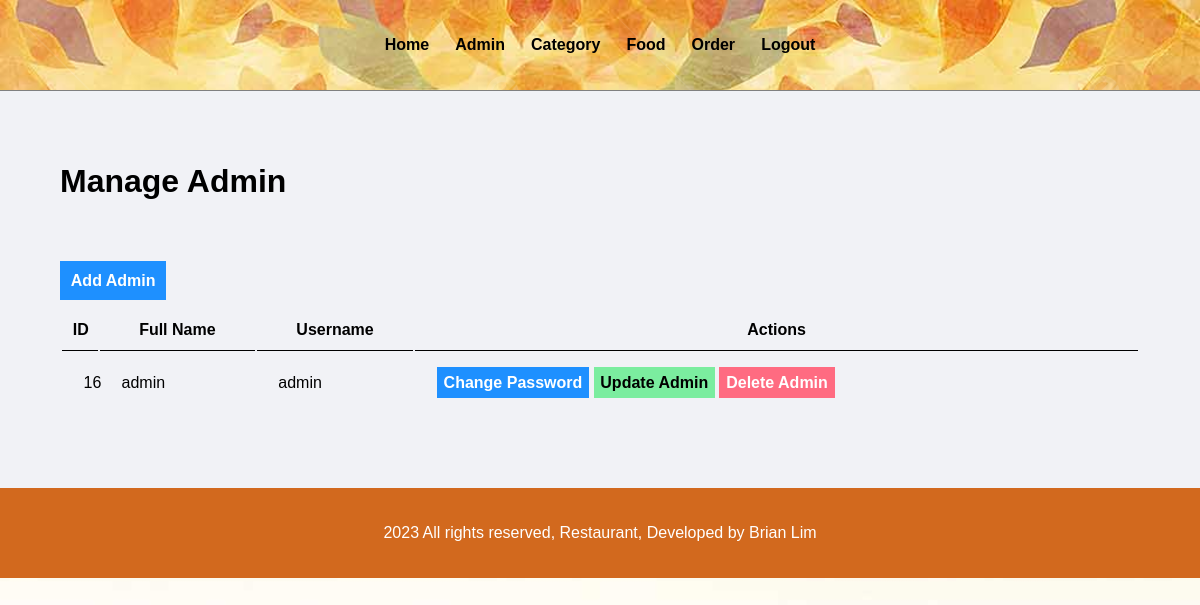
Screenshot of /food-menu-2/admin/manage-admin.php (signed in) with the database file from the repository.
### tables this page shows
CREATE TABLE `table_admin` (
  `id` int(10) UNSIGNED NOT NULL,
  `full_name` varchar(100) NOT NULL,
  `username` varchar(100) NOT NULL,
  `password` varchar(255) NOT NULL
);

### food-menu-2/admin/manage-admin.php (the view, shortened to what this page needs)
<?php include('partials/menu.php'); ?>
        <div class="main-content">
            <div class="wrapper">
                <h1>Manage Admin</h1>
                <br/><br/>
                <br/><br/>
                <a href="add-admin.php" class="btn-primary">Add Admin</a>
                <br/><br/>
                <table class="tbl-full">
                    <tr>
                        <th>ID</th>
                        <th>Full Name</th>
                        <th>Username</th>
                        <th>Actions</th>
                    </tr>
                    <?php
                        $sql = "SELECT * FROM table_admin";
                        $res = mysqli_query($conn, $sql);
                        if($res==TRUE)
                        {
                            $count = mysqli_num_rows($res);
                            if($count>0)
                            {
                                while($rows=mysqli_fetch_assoc($res))
                                {
                                    $id = $rows['id'];
                                    $full_name = $rows['full_name'];
                                    $username = $rows['username'];
                                    ?>
                                    <tr>
                                        <td class="text-center"><?php echo $id;?></td>
                                        <td><?php echo $full_name; ?></td>
                                        <td><?php echo $username; ?></td>
                                        <td>
                                            <a href="<?php echo HOMEURL; ?>admin/update-password.php?id=<?php echo $id; ?>" class="btn-primary">Change Password</a>
                                            <a href="<?php echo HOMEURL; ?>admin/update-admin.php?id=<?php echo $id; ?>" class="btn-secondary">Update Admin</a>
                                            <a href="<?php echo HOMEURL; ?>admin/delete-admin.php?id=<?php echo $id; ?>" class="btn-warning">Delete Admin</a>
                                        </td>
                                    </tr>
                                    <?php
                                }
                            }
                            else
                            {
                            }
                        }
                    ?>
                </table>
            </div>
        </div>
<?php include('partials/footer.php'); ?>

### food-menu-2/css/admin.css (style rules this page uses)
* { margin: 0; padding: 0; font-family: Arial, Helvetica, sans-serif; }
.wrapper { padding: 3%; width: 90%; margin: 0 auto; }
body { background-image: url('../images/body.jpg'); }
.text-center { text-align: center; }
.tbl-full { width: 100%; }
table tr th { border-bottom: 1px solid black; padding: 1%; }
table tr td { padding: 2%; }
.btn-primary { background-color: #1e90ff; padding: 1%; color: white; text-decoration: none; font-weight: bold; }
.btn-secondary { background-color: #7bed9f; padding: 1%; color: black; text-decoration: none; font-weight: bold; }
.btn-warning { background-color: #ff6b81; padding: 1%; color: white; text-decoration: none; font-weight: bold; }
.main-content { background-color: #f1f2f6; padding: 3% 0; }

### rows the page displays
table_admin: id "16", full_name "admin", username "admin"
